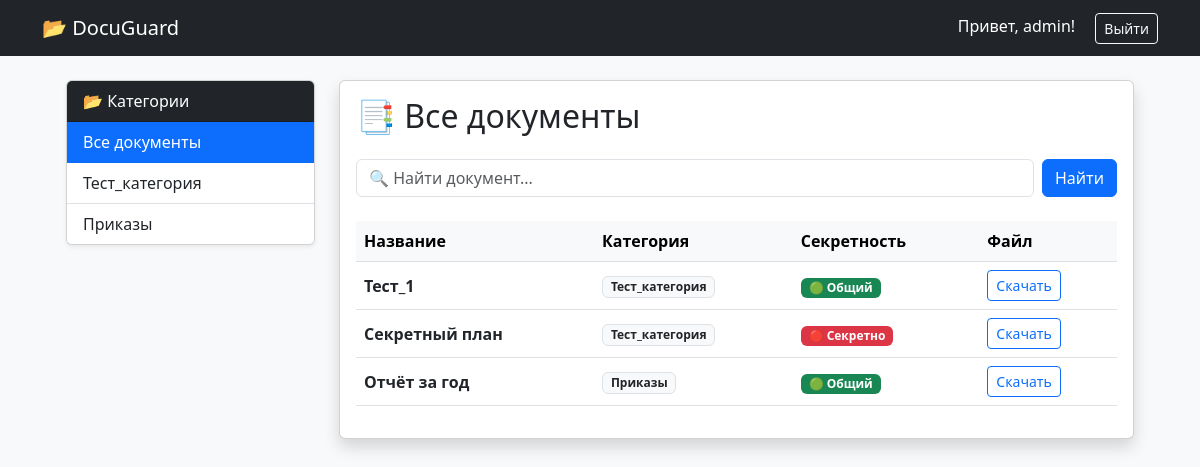
The app's page / (signed in) with its own data.
### core/models.py (models this page shows, shortened)
class Category(models.Model):
    name = models.CharField(max_length=100, verbose_name="Название категории")
    retention_days = models.IntegerField(default=365, verbose_name="Срок хранения (дней)")
    class Meta:
        verbose_name = "Категория"
        verbose_name_plural = "Категории"

class Document(models.Model):
    SECURITY_CHOICES = [
        ('public', '🟢 Общий (Видят все)'),
        ('internal', '🟡 Для служебного пользования'),
        ('secret', '🔴 Секретно (Только топ-менеджмент)'),
    ]
    title = models.CharField(max_length=200, verbose_name="Название")
    description = models.TextField(blank=True, verbose_name="Краткое описание")
    file = models.FileField(upload_to='docs/', verbose_name="Файл")
    category = models.ForeignKey(Category, on_delete=models.SET_NULL, null=True, verbose_name="Категория")
    uploaded_by = models.ForeignKey(User, on_delete=models.CASCADE, verbose_name="Кто загрузил")
    security_level = models.CharField(
        max_length=20,
        choices=SECURITY_CHOICES,
        default='internal',
        verbose_name="Гриф секретности"
    )
    is_archived = models.BooleanField(default=False, verbose_name="В архиве?")
    created_at = models.DateTimeField(auto_now_add=True, verbose_name="Дата создания")
    updated_at = models.DateTimeField(auto_now=True, verbose_name="Последнее изменение")
    class Meta:
        verbose_name = "Документ"
        verbose_name_plural = "Документы"

### core/views.py (the view)
# urls.py: path('', document_list, name='home'),
def document_list(request):
    if request.user.is_superuser:
        docs = Document.objects.all()
    elif request.user.is_authenticated:
        docs = Document.objects.filter(security_level__in=['public', 'internal'])
    else:
        docs = Document.objects.filter(security_level='public')
    categories = Category.objects.all()
    category_id = request.GET.get('category')
    if category_id:
        docs = docs.filter(category_id=category_id)
    search_query = request.GET.get('q', '')
    if search_query:
        query_lower = search_query.lower()
        docs = [doc for doc in docs if doc.title.lower().startswith(query_lower)]
    context = {
        'docs': docs,
        'categories': categories,  # Список кнопок для меню
        'current_category': int(category_id) if category_id else None,  # Чтобы подсветить активную кнопку
        'search_query': search_query
    }
    return render(request, 'core/document_list.html', context)

### core/templates/core/document_list.html (shortened to what this page needs)
<!DOCTYPE html>
<html lang="ru">
<head>
    <link href="https://cdn.jsdelivr.net/npm/bootstrap@5.3.0/dist/css/bootstrap.min.css" rel="stylesheet">
</head>
<body class="bg-light">
<nav class="navbar navbar-dark bg-dark mb-4">
    <div class="container">
        <a class="navbar-brand" href="{% url 'home' %}">📂 DocuGuard</a>
        <div>
            {% if user.is_authenticated %}
                <span class="text-white me-3">Привет, {{ user.username }}!</span>
                <form action="{% url 'logout' %}" method="post" style="display:inline;">
                    <button class="btn btn-sm btn-outline-light">Выйти</button>
                </form>
            {% else %}
                <a href="{% url 'login' %}" class="btn btn-sm btn-primary">Войти</a>
            {% endif %}
        </div>
    </div>
</nav>
<div class="container">
    <div class="container-fluid px-4"> <div class="row">
        <div class="col-md-3 mb-4">
            <div class="card shadow-sm">
                <div class="card-header bg-dark text-white">
                    📂 Категории
                </div>
                <div class="list-group list-group-flush">
                    <a href="{% url 'home' %}"
                       class="list-group-item list-group-item-action {% if not current_category %}active{% endif %}">
                        Все документы
                    </a>
                    {% for cat in categories %}
                    <a href="?category={{ cat.id }}"
                       class="list-group-item list-group-item-action {% if current_category == cat.id %}active{% endif %}">
                        {{ cat.name }}
                    </a>
                    {% endfor %}
                </div>
            </div>
        </div>
        <div class="col-md-9">
            <div class="card shadow">
                <div class="card-body">
                    <h2 class="mb-4">
                        {% if current_category %}
                             📂 Фильтр: Категория #{{ current_category }}
                        {% else %}
                             📑 Все документы
                        {% endif %}
                    </h2>
                    <form method="get" class="d-flex gap-2 mb-4">
                        <input type="text" name="q" class="form-control"
                               placeholder="🔍 Найти документ..." value="{{ search_query }}">
                        <button type="submit" class="btn btn-primary">Найти</button>
                    </form>
                    <table class="table table-hover align-middle">
                        <thead class="table-light">
                            <tr>
                                <th>Название</th>
                                <th>Категория</th>
                                <th>Секретность</th>
                                <th>Файл</th>
                            </tr>
                        </thead>
                        <tbody>
                            {% for doc in docs %}
                            <tr>
                                <td class="fw-bold">{{ doc.title }}</td>
                                <td><span class="badge bg-light text-dark border">{{ doc.category.name|default:"-" }}</span></td>
                                <td>
                                    {% if doc.security_level == 'secret' %}
                                        <span class="badge bg-danger">🔴 Секретно</span>
                                    {% elif doc.security_level == 'internal' %}
                                        <span class="badge bg-warning text-dark">🟡 Служебный</span>
                                    {% else %}
                                        <span class="badge bg-success">🟢 Общий</span>
                                    {% endif %}
                                </td>
                                <td>
                                    <a href="{{ doc.file.url }}" class="btn btn-sm btn-outline-primary" target="_blank">Скачать</a>
                                </td>
                            </tr>
                            {% endfor %}
                        </tbody>
                    </table>
                </div>
            </div>
        </div> </div>
</div>
</div>
</body>
</html>

### records on screen
Category: name "Тест_категория"
Category: name "Приказы"
Document: title "Тест_1", category.name "Тест_категория", security_level "🟢 Общий"
Document: title "Секретный план", category.name "Тест_категория", security_level "🔴 Секретно"
Document: title "Отчёт за год", category.name "Приказы", security_level "🟢 Общий"

### other values on screen
{{ user.username }} "admin"
